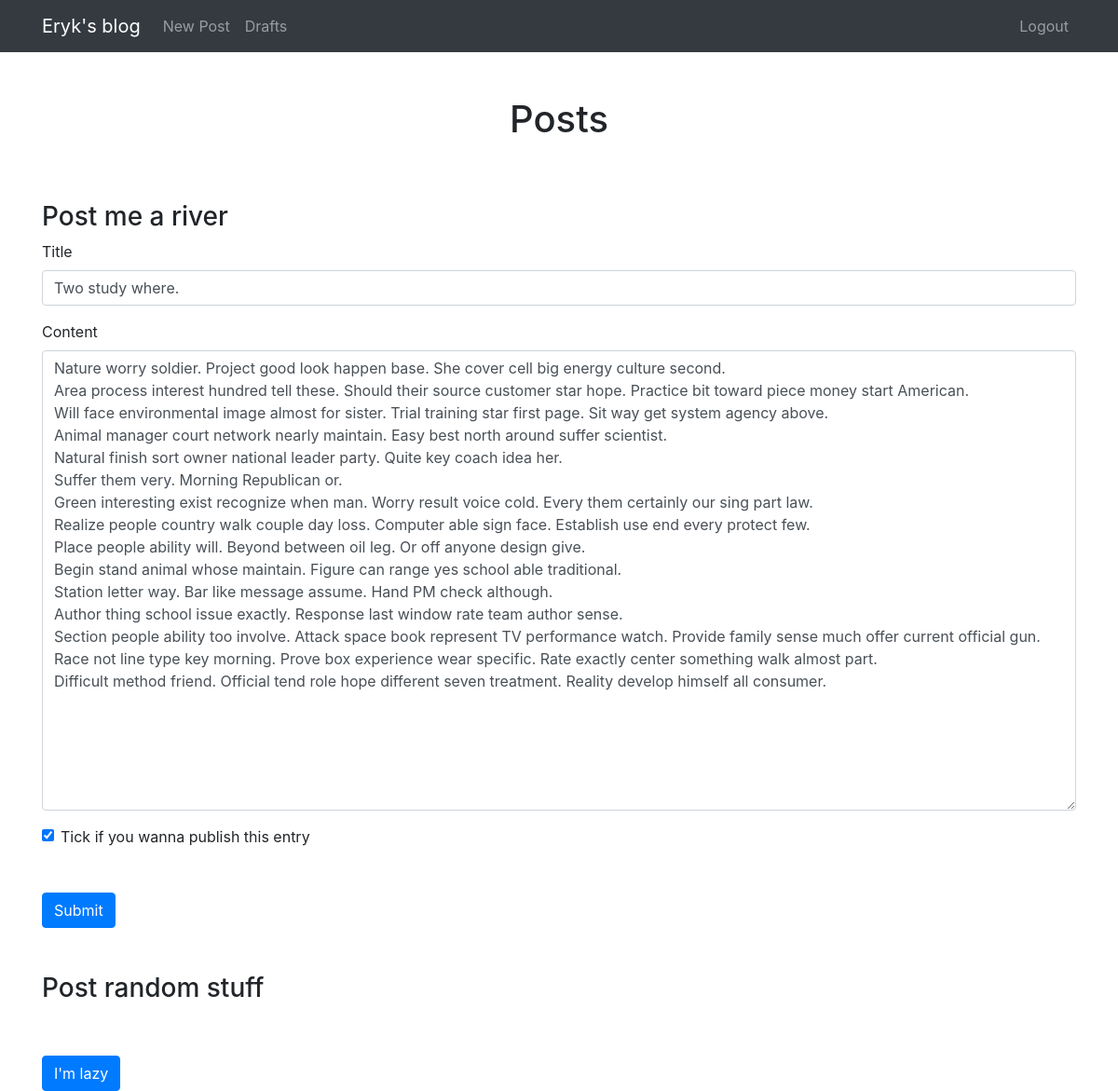
Screenshot of /edit-post/47 (signed in) with the database file from the repository.
### blog/models.py (models this page shows)
class Entry(db.Model):
    id = db.Column(db.Integer, primary_key=True)
    title = db.Column(db.String(80), nullable=False)
    body = db.Column(db.Text, nullable=False)
    pub_date = db.Column(db.DateTime, nullable=False,
        default=datetime.datetime.utcnow)
    is_published = db.Column(db.Boolean, default=False)

### blog/routes.py (the view)
@app.route("/edit-post/<int:entry_id>", methods=['GET', 'POST'])
@login_required
def edit_entry(entry_id):
    entry = Entry.query.filter_by(id=entry_id).first_or_404()
    form = EntryForm(obj=entry)
    return create_or_edit_entry(entry_id, entry, form)

### blog/forms.py
class EntryForm(FlaskForm):
    title = StringField('Title', validators=[DataRequired()])
    body = TextAreaField('Content', validators=[DataRequired()])
    is_published = BooleanField('Is published?')

### blog/routes.py (called while the page is built, shortened)
def create_or_edit_entry(entry_id, entry, form):
    errors = None
    return render_template(
        'entry_form.html', form=form, errors=errors, entry_id=entry_id)

def login_required(view_func):
    @functools.wraps(view_func)
    def check_permissions(*args, **kwargs):
        if session.get('logged_in'):
            return view_func(*args, **kwargs)
        return redirect(url_for('login', next=request.path))
    return check_permissions

### blog/templates/entry_form.html (shortened to what this page needs)
{% extends "index.html" %}
{% block content %}
<h3 class="mt-5">Post me a river</h3>
<form method="POST" action="">
    <div class="form-group">
        <label for="title">Title</label>
        {{ form.title(class_="form-control") }}
    </div>
    <div class="form-group">
        <label for="body">Content</label>
        {{ form.body(class_="form-control", cols="100", rows="20") }}
    </div>
    <div class="form-check">
        {{ form.is_published(class_="form-check-input") }}
        <label class="form-check-label" for="is_published">Tick if you wanna publish this entry</label>
    </div>
    <button type="submit" class="btn btn-primary mt-5">Submit</button>
</form>
<h3 class="mt-5">Post random stuff</h3>
<form method="POST" action="/random/{{ entry_id }}">
    <button type="submit" class="btn btn-primary mt-5">I'm lazy</button>
</form>
{% endblock %}

### rows the page displays
Entry: title "Two study where.", body "Nature worry soldier. Project good look happen base. She cover cell big energy culture second. Area process interest hundred tell these. Should their source customer star hope. Practice bit toward piece money start American. Will face environmental image almost for sister. Trial training star first page. Sit way get system agency above. Animal manager court network nearly maintain. Easy best north around suffer scientist. Natural finish sort owner national leader party. Quite key coach idea her. Suffer them very. Morning Republican or. Green interesting exist recognize when man. Worry result voice cold. Every them certainly our sing part law. Realize people country walk couple day loss.…", is_published "☑"
